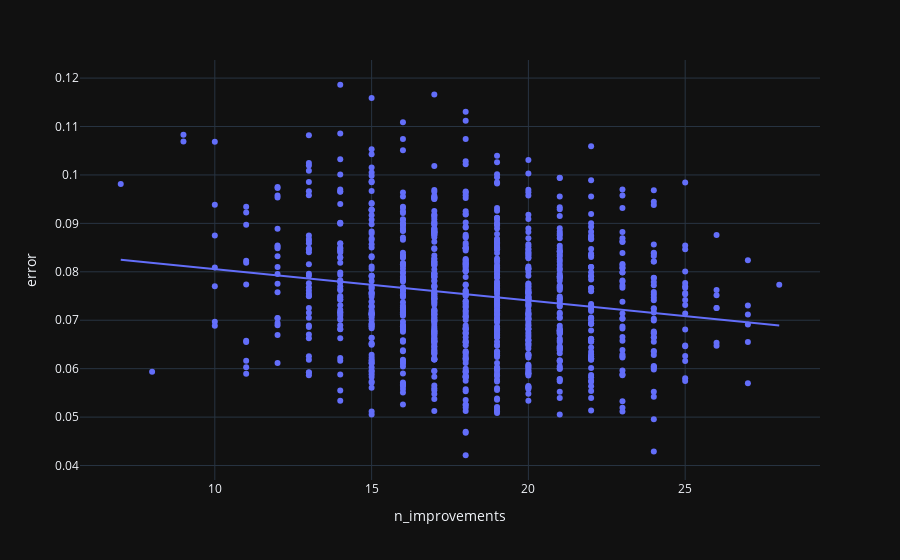

The notebook cell this image was saved under:
### Code cell
px.scatter(error, x='n_improvements', y='error', trendline='ols')

### Figure 1 — Plotly figure (JSON) as saved in the notebook; plotly's stock layout.template omitted (floating-point values rounded to 4 significant figures; data arrays with more than 128 entries replaced by an {"elided": "..."} marker saying what was removed)
{"data": [{"hovertemplate": "n_improvements=%{x}<br>error=%{y}<extra></extra>", "legendgroup": "", "marker": {"color": "#636efa", "symbol": "circle"}, "mode": "markers", "name": "", "orientation": "v", "showlegend": false, "x": {"elided": "1000 int values"}, "xaxis": "x", "y": {"elided": "1000 float values"}, "yaxis": "y", "type": "scatter"}, {"hovertemplate": "<b>OLS trendline</b><br>error = -0.000647096 * n_improvements + 0.0870128<br>R<sup>2</sup>=0.030141<br><br>n_improvements=%{x}<br>error=%{y} <b>(trend)</b><extra></extra>", "legendgroup": "", "marker": {"color": "#636efa", "symbol": "circle"}, "mode": "lines", "name": "", "showlegend": false, "x": {"elided": "1000 int values"}, "xaxis": "x", "y": {"elided": "1000 float values"}, "yaxis": "y", "type": "scatter"}], "layout": {"xaxis": {"anchor": "y", "domain": [0.0, 1.0], "title": {"text": "n_improvements"}}, "yaxis": {"anchor": "x", "domain": [0.0, 1.0], "title": {"text": "error"}}, "legend": {"tracegroupgap": 0}, "margin": {"t": 60}}}
